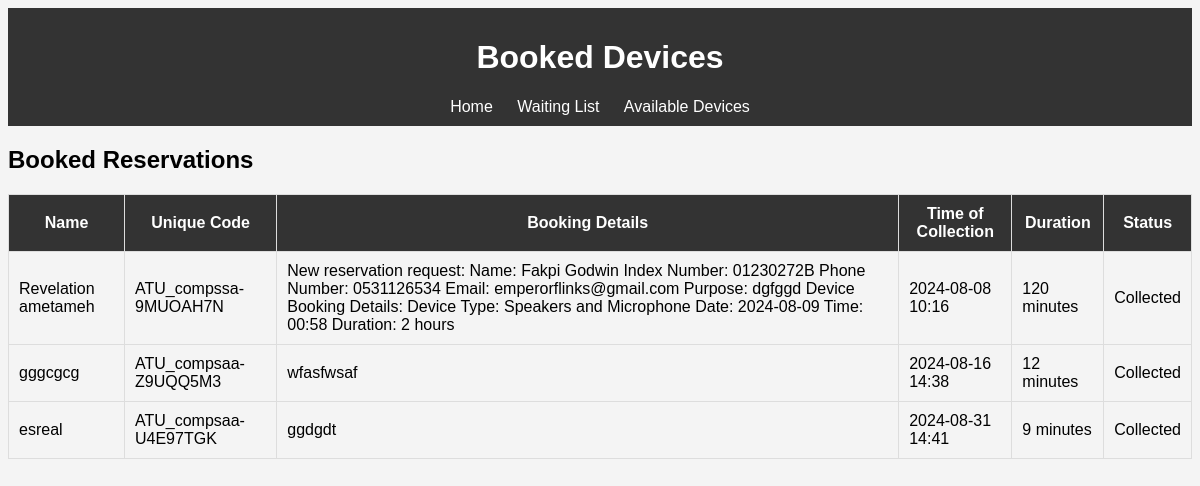
The app's page /booked_devices with its own data.
### app.py (models this page shows)
class Reservation(db.Model):
    id = db.Column(db.Integer, primary_key=True)
    name = db.Column(db.String(100), nullable=False)
    unique_code = db.Column(db.String(100), nullable=False)
    booking_details = db.Column(db.Text)
    time_of_collection = db.Column(db.DateTime, nullable=False)
    duration = db.Column(db.Integer, nullable=False)
    time_of_return = db.Column(db.DateTime)
    status = db.Column(db.String(50), default='Not Collected')

### app.py (the view)
@app.route('/booked_devices')
def booked_devices():
    booked_reservations = Reservation.query.filter_by(status='Collected').all()
    return render_template('booked_devices.html', reservations=booked_reservations)

### templates/booked_devices.html (shortened to what this page needs)
<!DOCTYPE html>
<html lang="en">
<head>
    <link rel="stylesheet" href="{{ url_for('static', filename='styles.css') }}">
</head>
<body>
    <header>
        <h1>Booked Devices</h1>
        <nav>
            <a href="{{ url_for('index') }}">Home</a>
            <a href="{{ url_for('waiting_list') }}">Waiting List</a>
            <a href="{{ url_for('available_devices') }}">Available Devices</a>
        </nav>
    </header>
    <main>
        <h2>Booked Reservations</h2>
        <table>
            <thead>
                <tr>
                    <th>Name</th>
                    <th>Unique Code</th>
                    <th>Booking Details</th>
                    <th>Time of Collection</th>
                    <th>Duration</th>
                    <th>Status</th>
                </tr>
            </thead>
            <tbody>
                {% for reservation in reservations %}
                <tr>
                    <td>{{ reservation.name }}</td>
                    <td>{{ reservation.unique_code }}</td>
                    <td>{{ reservation.booking_details }}</td>
                    <td>{{ reservation.time_of_collection.strftime('%Y-%m-%d %H:%M') }}</td>
                    <td>{{ reservation.duration }} minutes</td>
                    <td>{{ reservation.status }}</td>
                </tr>
                {% endfor %}
            </tbody>
        </table>
    </main>
</body>
</html>

### static/styles.css (style rules this page uses)
body { font-family: Arial, sans-serif; background-color: #f4f4f4; }
header { background-color: #333; color: #fff; padding: 10px; text-align: center; }
nav a { color: #fff; text-decoration: none; padding: 10px; }
table { width: 100%; border-collapse: collapse; }
table th, table td { padding: 10px; border: 1px solid #ddd; }
table th { background-color: #333; color: #fff; }

### records on screen
Reservation: name "Revelation ametameh", unique_code "ATU_compssa-9MUOAH7N", booking_details "New reservation request: Name: Fakpi Godwin Index Number: 01230272B Phone Number: 0531126534 Email: emperorflinks@gmail.com Purpose: dgfggd Device Booking Details: Device Type: Speakers and Microphone Date: 2024-08-09 Time: 00:58 Duration: 2 hours", time_of_collection "2024-08-08 10:16", duration "120", status "Collected"
Reservation: name "gggcgcg", unique_code "ATU_compsaa-Z9UQQ5M3", booking_details "wfasfwsaf", time_of_collection "2024-08-16 14:38", duration "12", status "Collected"
Reservation: name "esreal", unique_code "ATU_compsaa-U4E97TGK", booking_details "ggdgdt", time_of_collection "2024-08-31 14:41", duration "9", status "Collected"
